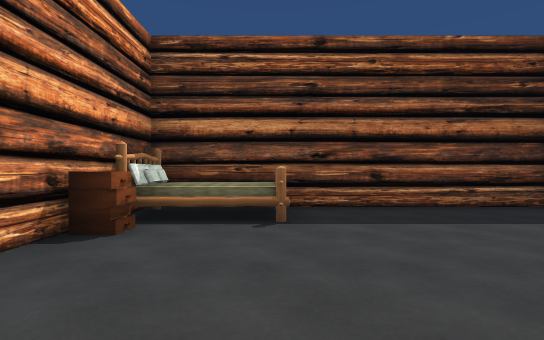
view 1 (above)

20 first-person views from a walk through a scene from a Unity 3-D project. The camera is 1.3 m above the floor, looks level and sees 85° across. The floor is counted in squares, 2 m on a side. Each view is taken from the middle of a square. On the plan, view 1 faces up. The plan holds only what a view shows up to about 9 squares ahead; the rest is blank. The place goes on beyond the plan. The player is left out. Some surface patterns are stand-ins.

view 2
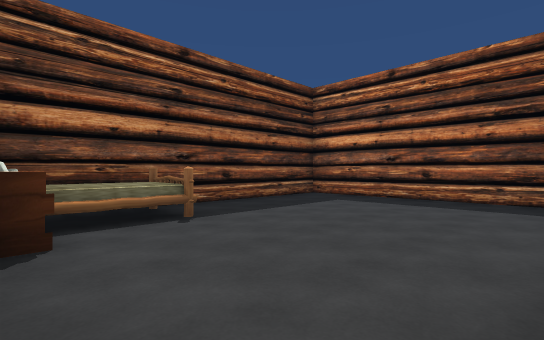

view 3
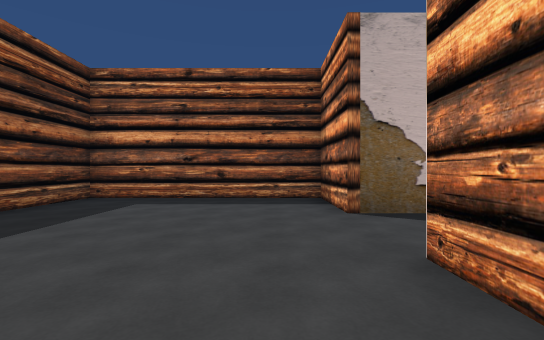

view 4
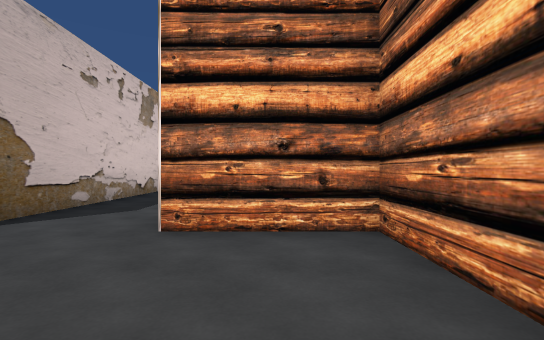

view 5
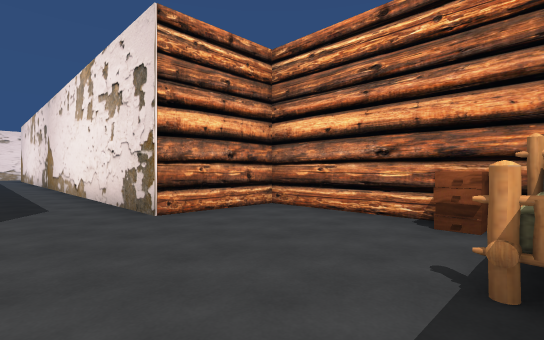

view 6
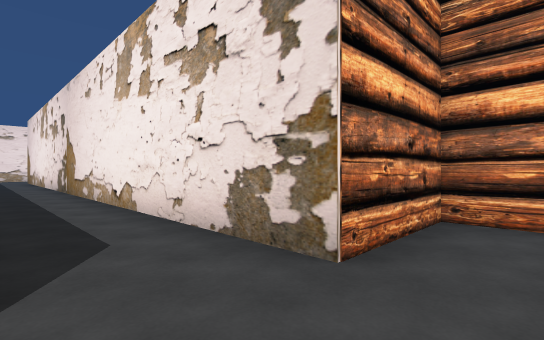

view 7
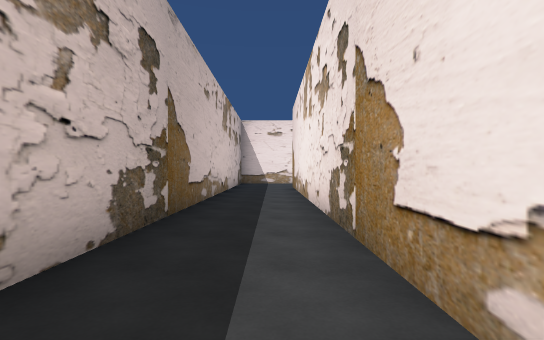

view 8
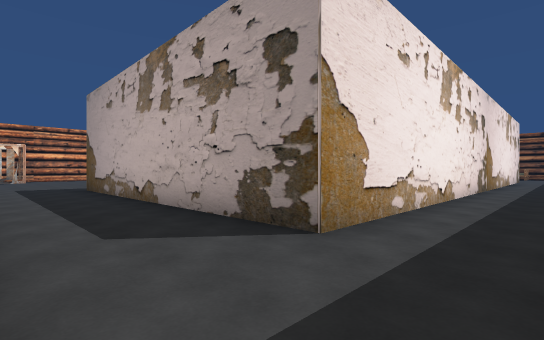

view 9
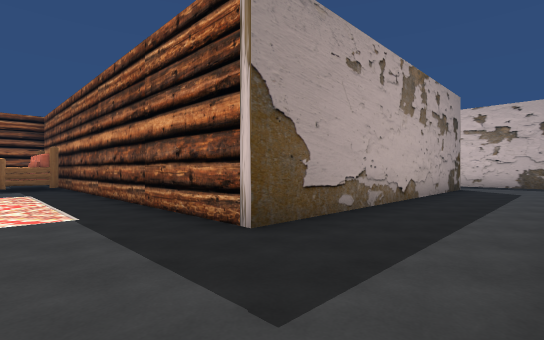

view 10
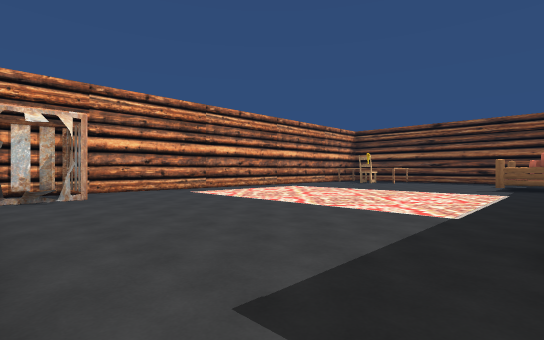

view 11
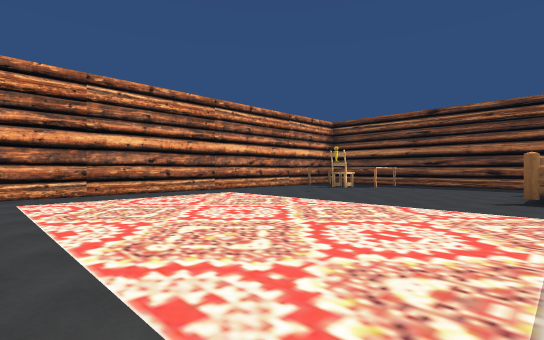

view 12
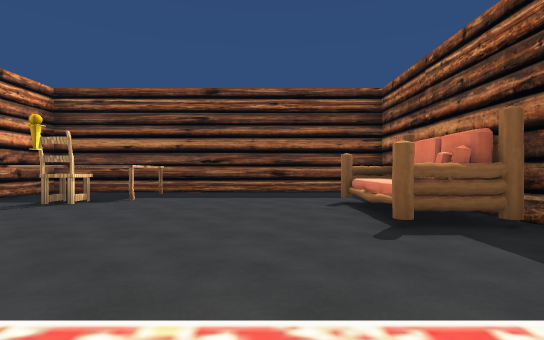

view 13
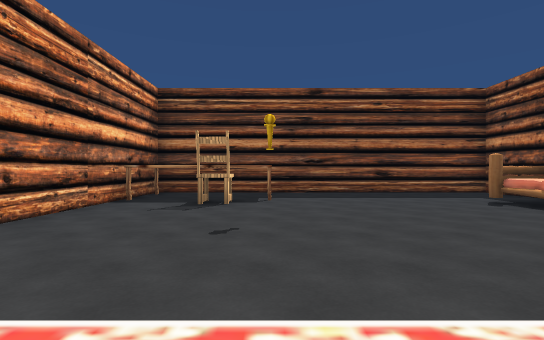

view 14
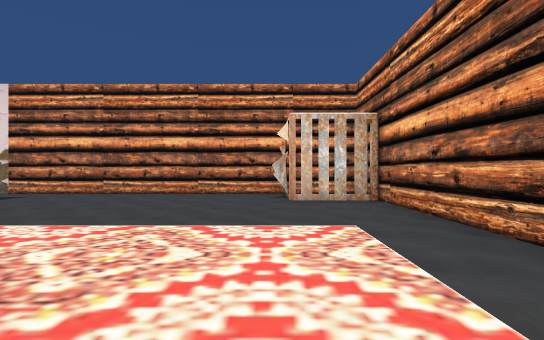

view 15
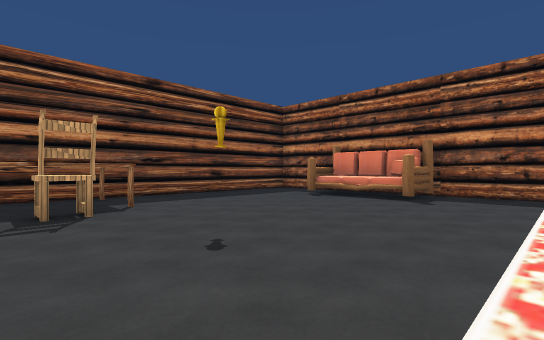

view 16
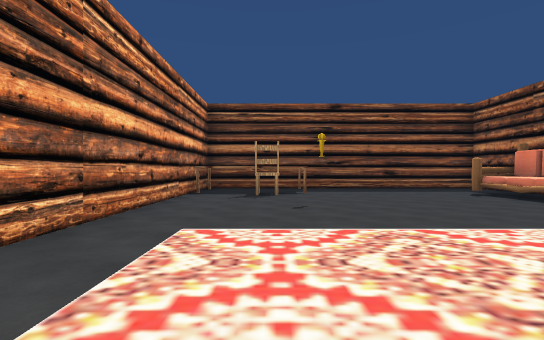

view 17
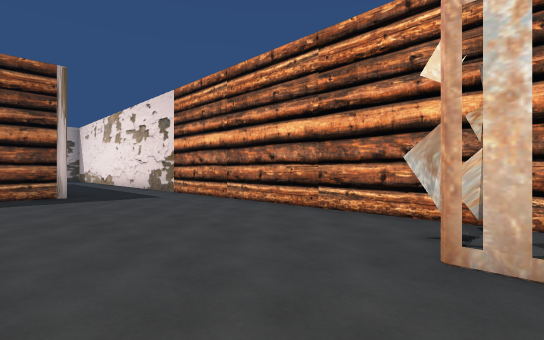

view 18
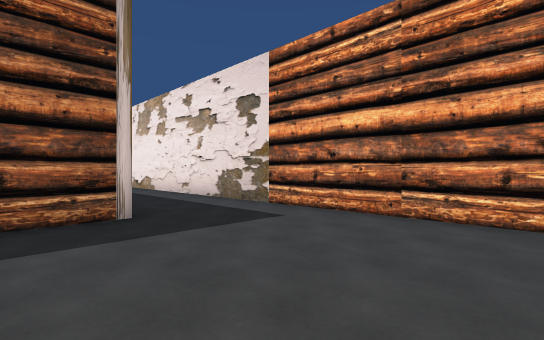

view 19
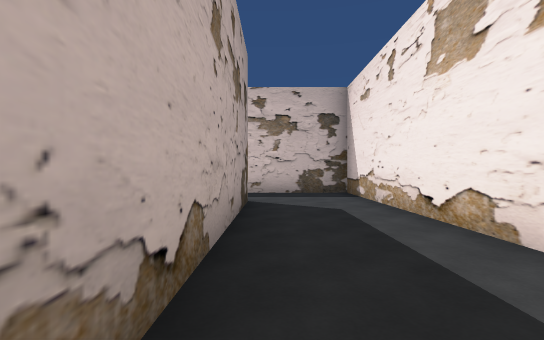

view 20
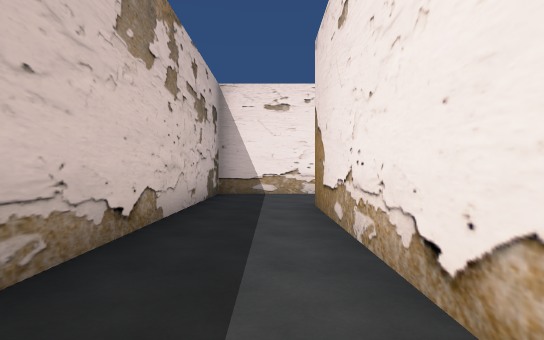

### Floor plan
Points are (right, up) in squares from view 1. A wall is a line through its corners. A room is listed if a view was taken in it or the views show most of it. See-through windows are left out.
Room 1 (views 1, 2, 3, 4, 5, 6)
walls: (2.5, -0.1) (4.9, -0.1) (4.9, 5.2) (-0.6, 5.2); (-2.1, 5.2) (-2.1, -0.1) (0.2, -0.1)
ways out: opening at (1.5, -1) to room 2
objects: nightstand (-2, 3); bed (-1, 4) to (0, 5)
Room 2 (views 7, 8, 9, 10, 11, 12, 13, 14, 15, 16, 17, 18, 19, 20)
walls: (-8.8, -5.2) (-8.8, -3.4) (-18.4, -3.4); (-18.3, -5.8) (-18.3, -19.6); (-18.4, -20.2) (2.5, -20.2) (2.5, -7.5); (2.5, -6) (2.5, -0.1); (0.2, -0.1) (0.2, -17.5) (-8.8, -17.5) (-8.8, -8.2)
ways out: opening at (1.5, -1) to room 1
objects: other object (-18, -5) to (-15, -4); other object (-17, -20) to (-16, -18); chair (-16, -6); sofa (-10, -8) to (-10, -6)

Positions as (right, up) in squares from view 1, and headings:
1: (0, 0), facing up
2: (-2, 0), facing up-right
3: (-2, 1), facing right
4: (-1, 3), facing down
5: (2, 4), facing down-left
6: (2, 1), facing down-left
7: (1, -6), facing down
8: (2, -20), facing up-left
9: (-11, -20), facing up-right
10: (-9, -20), facing up-left
11: (-10, -16), facing up-left
12: (-12, -12), facing up
13: (-15, -12), facing up
14: (-16, -12), facing down
15: (-17, -11), facing up-right
16: (-16, -14), facing up
17: (-17, -16), facing down-right
18: (-13, -16), facing down-right
19: (-6, -18), facing right
20: (1, -12), facing down
